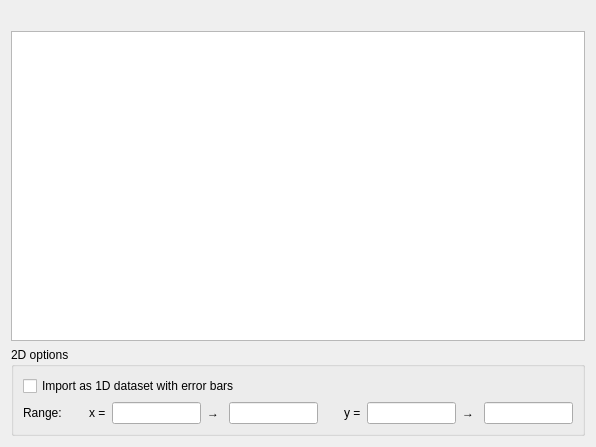
<?xml version="1.0" encoding="UTF-8"?>
<ui version="4.0">
 <class>Form</class>
 <widget class="QWidget" name="Form">
  <property name="geometry">
   <rect>
    <x>0</x>
    <y>0</y>
    <width>596</width>
    <height>447</height>
   </rect>
  </property>
  <property name="windowTitle">
   <string>Form</string>
  </property>
  <layout class="QVBoxLayout" name="verticalLayout_2">
   <item>
    <widget class="QLabel" name="fitsimportstatus">
     <property name="text">
      <string/>
     </property>
    </widget>
   </item>
   <item>
    <widget class="QTreeView" name="fitstreeview"/>
   </item>
   <item>
    <widget class="QGroupBox" name="fitstwodgrp">
     <property name="title">
      <string>2D options</string>
     </property>
     <layout class="QVBoxLayout" name="verticalLayout">
      <item>
       <widget class="QCheckBox" name="fitstwodimport1d">
        <property name="text">
         <string>Import as 1D dataset with error bars</string>
        </property>
       </widget>
      </item>
      <item>
       <layout class="QHBoxLayout" name="horizontalLayout">
        <item>
         <widget class="QLabel" name="label">
          <property name="text">
           <string>Range:</string>
          </property>
         </widget>
        </item>
        <item>
         <spacer name="horizontalSpacer_2">
          <property name="orientation">
           <enum>Qt::Horizontal</enum>
          </property>
          <property name="sizeHint" stdset="0">
           <size>
            <width>40</width>
            <height>20</height>
           </size>
          </property>
         </spacer>
        </item>
        <item>
         <widget class="QLabel" name="label_2">
          <property name="text">
           <string>x =</string>
          </property>
         </widget>
        </item>
        <item>
         <widget class="QLineEdit" name="fitstwodminx"/>
        </item>
        <item>
         <widget class="QLabel" name="label_3">
          <property name="text">
           <string>→ </string>
          </property>
         </widget>
        </item>
        <item>
         <widget class="QLineEdit" name="fitstwodmaxx"/>
        </item>
        <item>
         <spacer name="horizontalSpacer">
          <property name="orientation">
           <enum>Qt::Horizontal</enum>
          </property>
          <property name="sizeHint" stdset="0">
           <size>
            <width>40</width>
            <height>20</height>
           </size>
          </property>
         </spacer>
        </item>
        <item>
         <widget class="QLabel" name="label_4">
          <property name="text">
           <string>y =</string>
          </property>
         </widget>
        </item>
        <item>
         <widget class="QLineEdit" name="fitstwodminy"/>
        </item>
        <item>
         <widget class="QLabel" name="label_5">
          <property name="text">
           <string>→ </string>
          </property>
         </widget>
        </item>
        <item>
         <widget class="QLineEdit" name="fitstwodmaxy"/>
        </item>
       </layout>
      </item>
     </layout>
    </widget>
   </item>
  </layout>
 </widget>
 <resources/>
 <connections/>
</ui>
